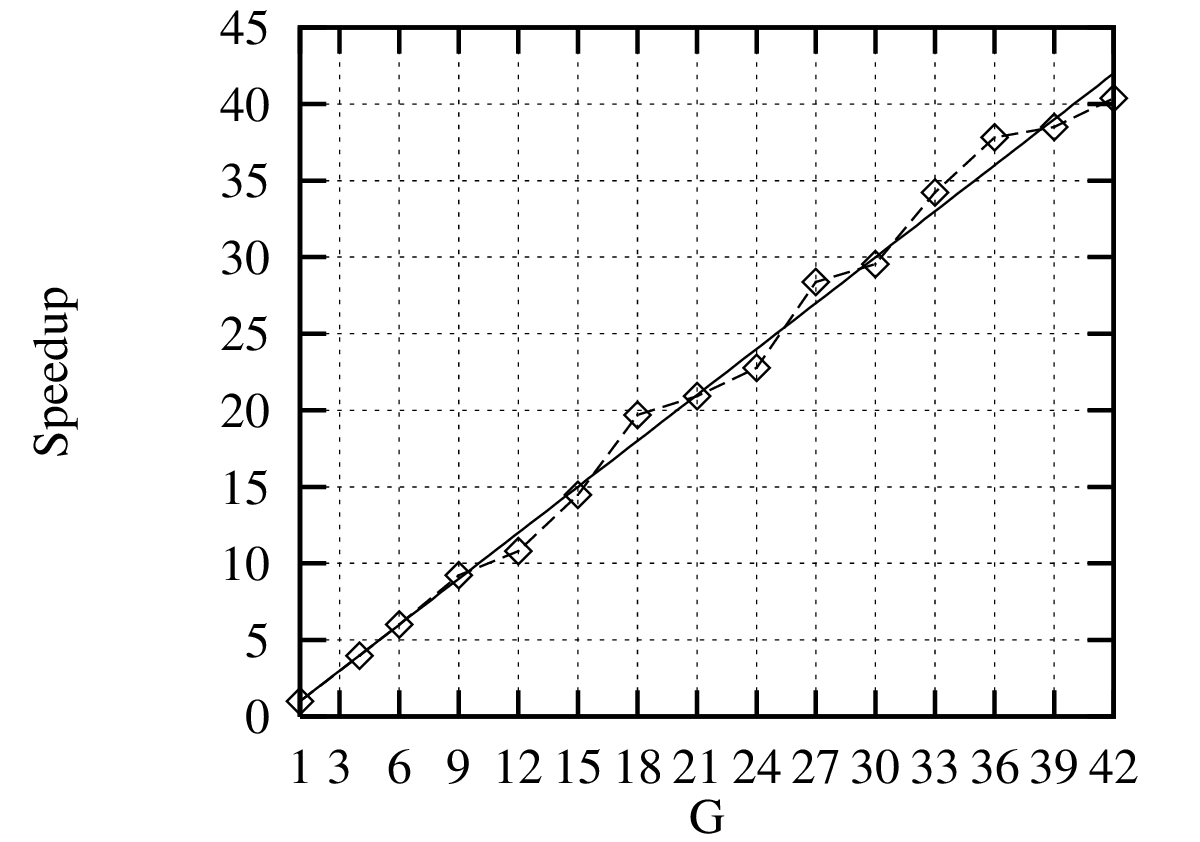

The gnuplot source for this figure:

# This is a command file for gnuplot

set nokey

set grid

set xtics (1,3,6,9,12,15,18,21,24,27,30,33,36,39,42)

set ylabel "Speedup"

set xlabel "G"

# set yrange [1:14]

set size 0.4,0.4

set terminal postscript portrait mono "Times-Roman" 12

set output "overbeek_bfp.ps"

plot x, "overbeek_bfp.data" using 2:5 with linespoints



